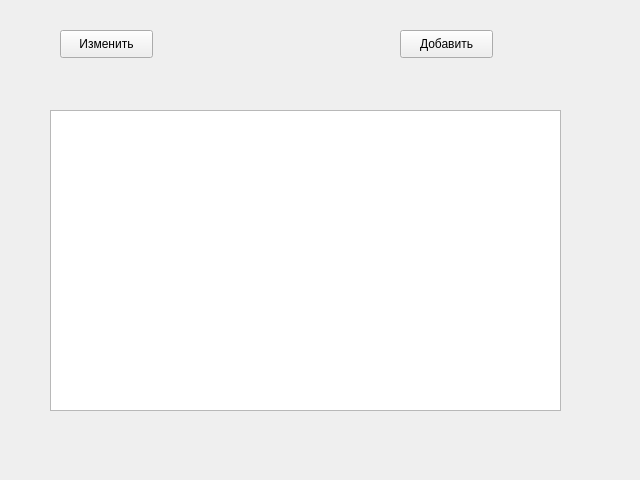
<?xml version="1.0" encoding="UTF-8"?>
<ui version="4.0">
 <class>Form</class>
 <widget class="QWidget" name="Form">
  <property name="enabled">
   <bool>true</bool>
  </property>
  <property name="geometry">
   <rect>
    <x>0</x>
    <y>0</y>
    <width>640</width>
    <height>480</height>
   </rect>
  </property>
  <property name="windowTitle">
   <string>Form</string>
  </property>
  <widget class="QTableWidget" name="tableWidget">
   <property name="geometry">
    <rect>
     <x>50</x>
     <y>110</y>
     <width>511</width>
     <height>301</height>
    </rect>
   </property>
  </widget>
  <widget class="QPushButton" name="change_btn">
   <property name="geometry">
    <rect>
     <x>60</x>
     <y>30</y>
     <width>93</width>
     <height>28</height>
    </rect>
   </property>
   <property name="text">
    <string>Изменить</string>
   </property>
  </widget>
  <widget class="QPushButton" name="add_btn">
   <property name="geometry">
    <rect>
     <x>400</x>
     <y>30</y>
     <width>93</width>
     <height>28</height>
    </rect>
   </property>
   <property name="text">
    <string>Добавить</string>
   </property>
  </widget>
 </widget>
 <resources/>
 <connections/>
</ui>
